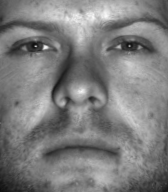
#> input picture faces_training/face01.pgm, 168 x 192 px; its folder holds 4 pictures in this run
$ python 2016147588_temp.py 1.0
#> lines starting #> are read from the running program, lines starting #| are printed output that depends on the picture; pictures that were not available may be replaced by others from this repository, and a replacement may not be noted
import os
import re
import cv2
import sys
import numpy as np
import matplotlib.pyplot as plt
#이미지 출력 함수
def atoi(text):
    return int(text) if text.isdigit() else text

def natural_keys(text):
    return [ atoi(c) for c in re.split(r'(\d+)', text) ]

def show_img(temp):
    cv2.imshow('image', temp)
    cv2.waitKey(0)
    cv2.destroyAllWindows()

#directory 생성
def createDir(dir):
    try:
        if not os.path.exists(dir):
            os.makedirs(dir)
    except OSError:
        print ('Error: Creating directory. ' +  dir)

def save_img(student_id, image_path,img):
    img_file_name = image_path.split("/")[2]
    file_path = "./" + student_id + "/" + img_file_name
    cv2.imwrite(file_path,img)

#min max scaler
def min_max_scaler(img):
    temp_max = np.max(img[:, :,])
    temp_min = np.min(img[:, :])
    img[:, :] = (img[:, :] - temp_min) / (temp_max - temp_min)
    return img

def compute_MSE(raw_img, result):
    return np.mean(np.square(raw_img - result))

def compute_l2_distance(input, compare_img):
    return np.linalg.norm(input-compare_img)

def svd_pca(raw_img, rate):
    result = np.zeros(raw_img.shape)
    u_shape, s_shape, vT_shape  = 0 , 0 , 0
    U, sigma, V = np.linalg.svd(raw_img[:, :])
    K, temp = 0, 0
    # 보존률을 만족하기 위해 필요한 singular value 수 (K)
    while (temp / np.sum(sigma)) < rate:
        temp += sigma[K]
        K += 1
    # 특이값 matrix를 위한 diagnoal행렬
    S = np.diag(sigma)[:K,:K]
    # 위에서 얻어진 S 행렬을 통해 축소된 K 차원에 project
    result[:, :] = (U[:, 0:K].dot(S)).dot(V[0:K, :])
    u_shape = U[:, 0:K].shape
    s_shape = S.shape
    vT_shape = V[0:K, :].shape
    #scaling 적용(min max scaler 를 사용함)
    result = min_max_scaler(result)
    #결과를 0~255의 int 배열로 저장 (이미지이기 때문에)
    result  = np.round(result * 255).astype('int')
    #compute MSE
    # mse = compute_MSE(raw_img, result)
    # 결과 저장
    # save_img(student_id,image_path,result)
    return result, K

def step1_output(rate, K):
    output = open('./2016147588/output.txt', 'w')
    output.write("########## STEP 1 ##########\n")
    output.write(f"Input Percentage: {rate}\n")
    output.write(f"Selected Dimension: {K}\n")
    output.write("\n")
    return output
def step2_output(output, mse_list):
    output.write("########## STEP 2 ##########\n")
    output.write("Reconstruction error\n")
    output.write(f"Average: {round(np.mean(mse_list),4)}\n")
    for i, mse in enumerate(mse_list):
        output.write(f"{str(i+1).zfill(2)}: {round(mse,4)}\n")
    output.write("\n")
    return output
def step3_output(output, recognition_result_list):
    output.write("########## STEP 3 ##########\n")
    for i, recog_result in enumerate(recognition_result_list):
        output.write(f"test{str(i+1).zfill(2)}.pgm ==> {recog_result}\n")
    return output

def split_image_and_save_into_dir(imgs,train_img_file_list):
    zipped_images_list = []
    for i,file in enumerate(train_img_file_list):
        img = imgs[:,168*i:168*(i+1)]
        file_path = "./2016147588/" + file
        cv2.imwrite(file_path,img)
        zipped_images_list.append(img)
    return zipped_images_list

#main func
if __name__ == "__main__":
    student_id = "2016147588"
    createDir(student_id)
    rate=float(sys.argv[1])
    #image names
    train_img_file_list = os.listdir("faces_training") # dir is your directory path
    test_img_file_list = os.listdir("faces_test")

    #sort filenames by number inside
    train_img_file_list.sort(key=natural_keys)
    test_img_file_list.sort(key=natural_keys)

    #real image objects
    train_img_obj_list = []
    test_img_obj_list = []

    mse_list = []
    recognition_result_list = []

    #read train images =================step 1, 2=================
    for img_name in train_img_file_list:
        # print(img_name)
        image_path = f"./faces_training/{img_name}"
        raw_img = cv2.imread(image_path, cv2.IMREAD_GRAYSCALE)
#> raw_img is the input picture: shape (192, 168); min 14, max 249, mean 125.4
        train_img_obj_list.append(raw_img)
        #run svd and caculate mse


    # =================step 1=================
    train_img_concat = np.concatenate(train_img_obj_list, axis=1)
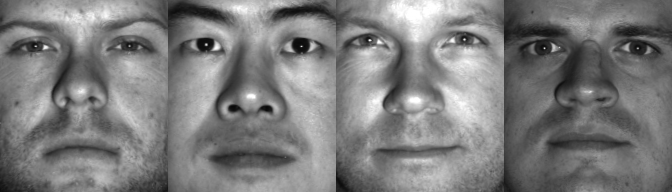
#> train_img_concat: shape (192, 672); min 8, max 255, mean 124.3
    zipped_imgs ,K = svd_pca(train_img_concat, rate) #apply svd and mse
#> in svd_pca, `U, sigma, V = np.linalg.svd(raw_img[:, :])`:
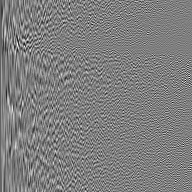
#> U: shape (192, 192) float64; min -0.324, max 0.326, mean -0.00039; drawn with min black and max white
#> in svd_pca, `U, sigma, V = np.linalg.svd(raw_img[:, :])`:
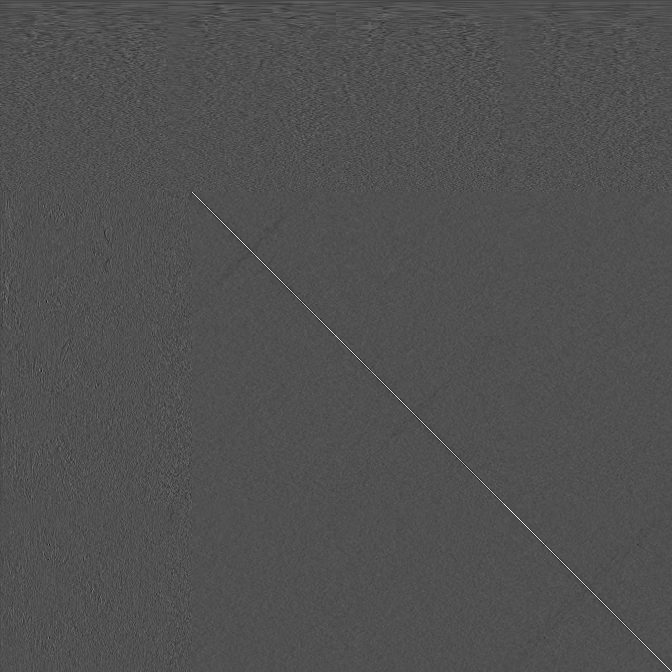
#> V: shape (672, 672) float64; min -0.419, max 0.903, mean -6.97e-05; drawn with min black and max white
#> in svd_pca, `U, sigma, V = np.linalg.svd(raw_img[:, :])`: sigma = 192 values, max 45757.5 at index 0, min 19.17 at index 191, mean 561.6
#> the loop in svd_pca, `while (temp / np.sum(sigma)) < rate:` made 192 passes
#> temp on passes 1 to 3: 45757.5, 53343.8, 57545.1
#> after the loop in svd_pca, `while (temp / np.sum(sigma)) < rate:`: K = 192; temp = 107836.5
#> in svd_pca, `S = np.diag(sigma)[:K,:K]`:
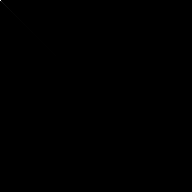
#> S: shape (192, 192) float64; min 0, max 45757.5, mean 2.9; drawn with min black and max white
#> in min_max_scaler, `temp_max = np.max(img[:, :,])`: temp_max = 255
#> in min_max_scaler, `temp_min = np.min(img[:, :])`: temp_min = 8
    plt.imshow(zipped_imgs, 'gray')
    plt.show()
    # show_img(zipped_imgs)
    print(zipped_imgs.shape)
#| (192, 672)
    print(K)
    zipped_train_images_obj_list = split_image_and_save_into_dir(zipped_imgs, train_img_file_list)
#> the loop in split_image_and_save_into_dir, `for i,file in enumerate(train_img_file_list):` made 4 passes
#> pass 2, in split_image_and_save_into_dir, `img = imgs[:,168*i:168*(i+1)]`:
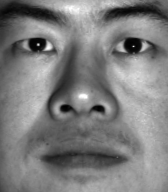
#> img: shape (192, 168) int64; min 0, max 255, mean 125.7
#> after the loop in split_image_and_save_into_dir, `for i,file in enumerate(train_img_file_list):`: zipped_images_list = 4 items

    # =================step 2=================
    for i in range(len(zipped_train_images_obj_list)):
        temp_mse = compute_MSE(zipped_train_images_obj_list[i],train_img_obj_list[i])
        mse_list.append(temp_mse)


    #read test images =================step 3=================
    for img in test_img_file_list:
        # print(img)
        image_path = f"./faces_test/{img}"
        test_img = cv2.imread(image_path, cv2.IMREAD_GRAYSCALE)
        test_img_obj_list.append(test_img)

    for i, test_img in enumerate(test_img_obj_list):
        temp_distance_list = []
        for j, train_img in enumerate(train_img_obj_list):
            # print(train_img_file_list[j])
            temp_distance = compute_l2_distance(train_img, test_img)
            temp_distance_list.append(temp_distance)
        print(test_img_file_list[i])
        recognition_result = train_img_file_list[np.argmin(temp_distance_list)]
        print(np.round(temp_distance_list,2))
        print(np.min(temp_distance_list))
        print(np.argmin(temp_distance_list))
        recognition_result_list.append(recognition_result)
#> this loop made 1 pass
#> recognition_result on pass 1: 'face01.pgm'
#| face01.pgm
#| [    0.   25073.28 19073.01 35529.14]
#| 0.0
#| 0
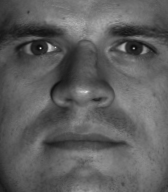
#> train_img: shape (192, 168); min 12, max 224, mean 94.3
#> after the loop, recognition_result_list = ['face01.pgm']
    print("train_img_file_list")
    print(train_img_file_list)
    print("test_img_file_list")
    print(test_img_file_list)
    print("recognition_result_list")
    print(recognition_result_list)
#| ['face01.pgm']
    print("min temp_distance_list")
    print(recognition_result)
#| face01.pgm
    output = step1_output(rate, K)
    output = step2_output(output, mse_list)
    output = step3_output(output, recognition_result_list)
#> the loop in step3_output, `for i, recog_result in enumerate(recognition_result_list):` made 1 pass

    output.close()
    print(compute_l2_distance(train_img_obj_list[0],test_img_obj_list[0]))
